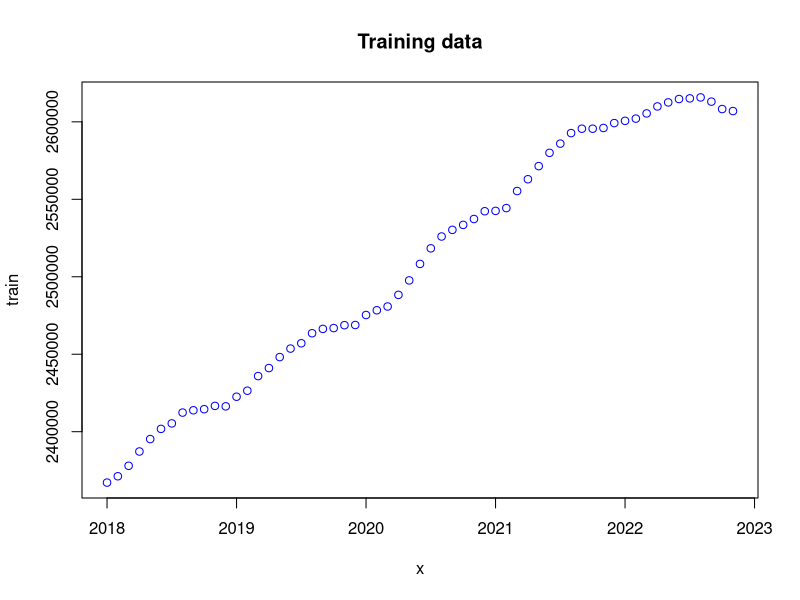
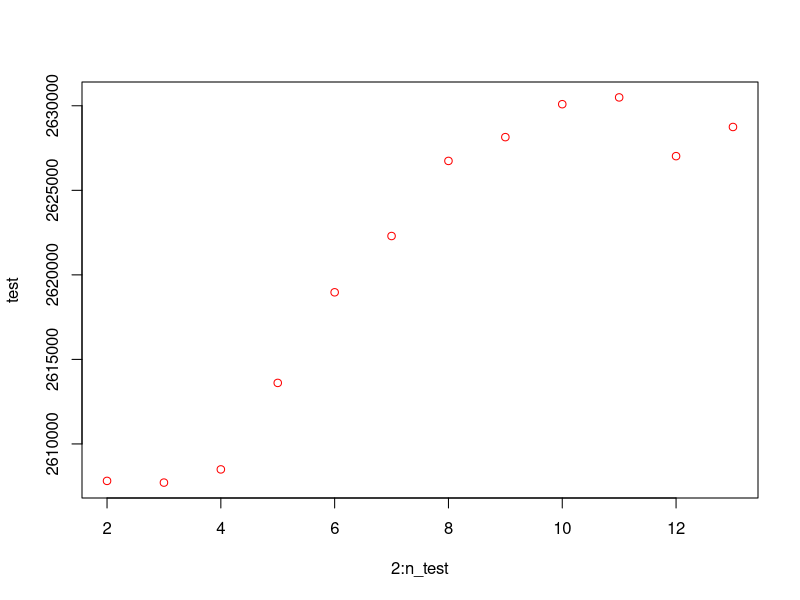

Reproduce these figures in R, in order.
# Required package to read excel
library("readxl")

# Import the training and test data
my_data <- read_excel("Assignment1/DST_BIL54_train.xlsx")
n_train <- length(my_data)
train <- my_data[1, 2:n_train]
x <- seq(2018, 2022 + 10/12, by = 1 / 12)

my_data <- read_excel("Assignment1/DST_BIL54_test.xlsx")
n_test <- length(my_data)
test <- my_data[1, 2:n_test]


##### Q1 #####
plot(x, train, col = "blue", title("Training data"))

plot(2:n_test, test, col = "red")






##### Q2 #####
x_ols <- c(1, x)





##### Q3 #####






##### Q4 #####